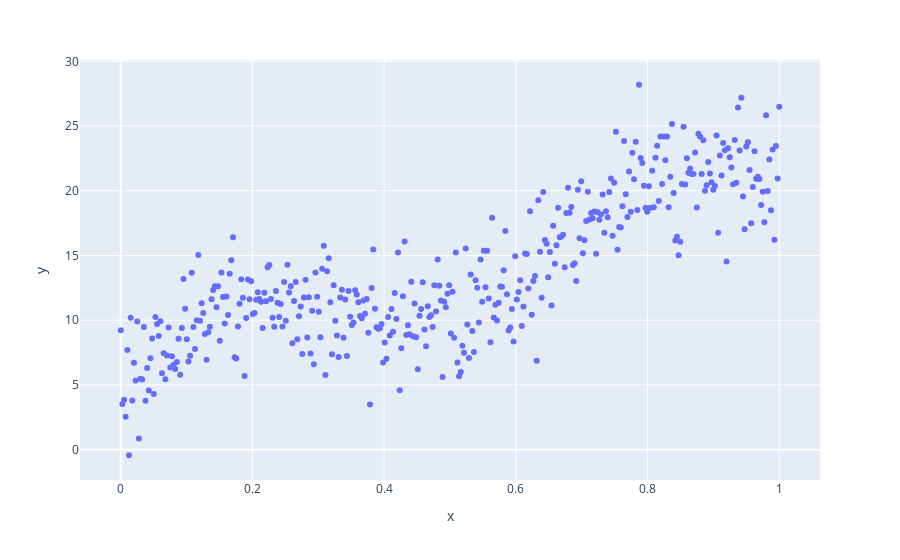

This figure's notebook cell:
### Markdown cell above
**Monotonicity constraint fit**

### Code cell
px.scatter(x=x, y=y)

### Figure 1 — Plotly figure (JSON) as saved in the notebook; plotly's stock layout.template omitted (floating-point values rounded to 4 significant figures; data arrays with more than 128 entries replaced by an {"elided": "..."} marker saying what was removed)
{"data": [{"hovertemplate": "x=%{x}<br>y=%{y}<extra></extra>", "legendgroup": "", "marker": {"color": "#636efa", "symbol": "circle"}, "mode": "markers", "name": "", "orientation": "v", "showlegend": false, "type": "scatter", "x": {"elided": "400 float values"}, "xaxis": "x", "y": {"elided": "400 float values"}, "yaxis": "y"}], "layout": {"autosize": true, "legend": {"tracegroupgap": 0}, "margin": {"t": 60}, "xaxis": {"anchor": "y", "autorange": true, "domain": [0, 1], "range": [-0.05873, 1.059], "title": {"text": "x"}, "type": "linear"}, "yaxis": {"anchor": "x", "autorange": true, "domain": [0, 1], "range": [-2.459, 30.22], "title": {"text": "y"}, "type": "linear"}}}
